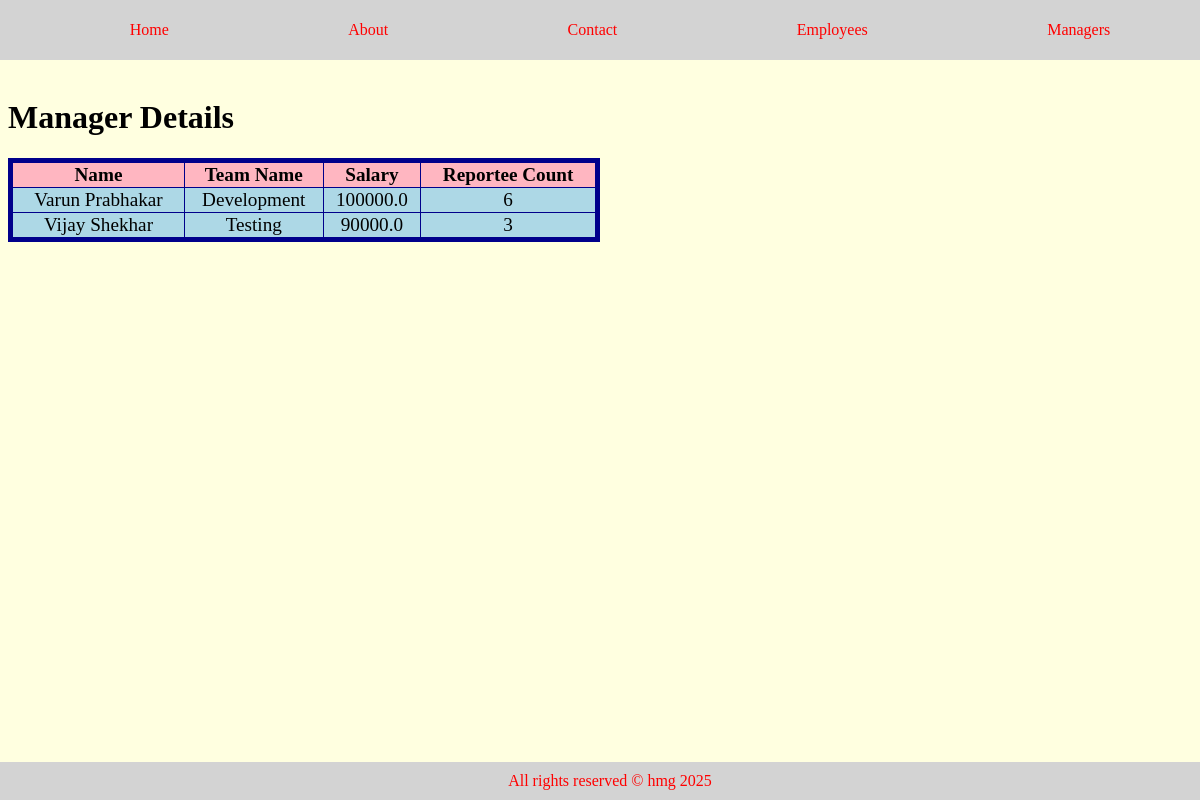
/managerlist, run on the app's committed database.
### employee/models.py (models this page shows, shortened)
class Manager(models.Model):
    name=models.CharField(max_length=30)
    teamname=models.CharField(max_length=50)
    salary=models.FloatField()
    reporteecount=models.IntegerField(default=0)

### employee/views.py (the view)
# urls.py: path('managerlist',views.managerlist),
def managerlist(request):
    records=Manager.objects.all()
    return render(request,'managerdetails.html',{'records':records})

### employee/templates/managerdetails.html (shortened to what this page needs)
{% extends 'base.html' %}
{% block content %}
<h1>Manager Details</h1>
    <table border="1">
        <tr><th>Name</th><th>Team Name</th><th>Salary</th><th>Reportee Count</th></tr>
        {% for manager in records %}
        <tr><td>{{manager.name}}</td>
            <td>{{manager.teamname}}</td>
            <td>{{manager.salary}}</td>
            <td>{{manager.reporteecount}}</td></tr>
        {% endfor %}
    </table>
{% endblock %}

### static/css/style.css (style rules this page uses)
body { padding: 70px 0 50px; background-color: lightyellow; }
table { border: darkblue solid 5px; font-size: 1.2rem; border-collapse: collapse; width: 50%; text-align: center;; }
table tr th { background-color: lightpink; }
table tr td { background-color: lightblue; }

### data on the page
Manager: name "Varun Prabhakar", teamname "Development", salary "100000.0", reporteecount "6"
Manager: name "Vijay Shekhar", teamname "Testing", salary "90000.0", reporteecount "3"
